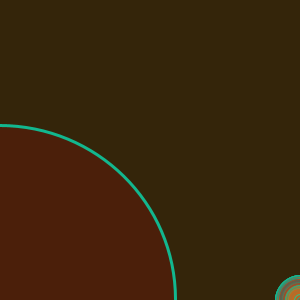
Frame 1 (no input)
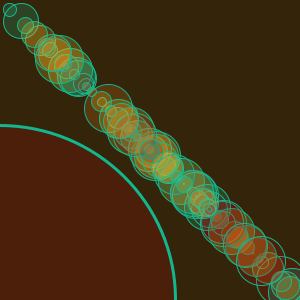
Frame 60 (the mouse pressed at the canvas centre just before this capture)
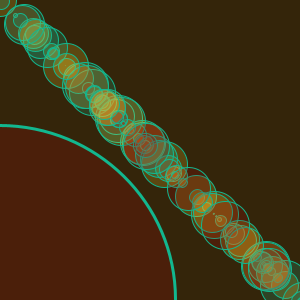
Frame 120 (the mouse held since frame 60 and released just before this capture)

The Processing sketch that drew these frames (run headless with seeded random() and noise(); from frame 60 on, the mouse is pressed at the canvas centre):

// Processing sketch: processing_39837
// ── processing_39837.pde

int num = 100;
float[] x = new float [num];
float[] y = new float [num];
float[] s = new float [num];
float[] C = new float [num];
color[] myColors = new color [4];
int[] ecol = new int [num];

void setup() {
  size(300, 300);
  //set up random colors
  myColors [0] = color(250, 210, 48, 50);
  myColors [1] = color (170, 3, 9, 50);
  myColors [2] = color (234, 132, 21, 50);
  myColors [3] = color (18, 183, 143, 50);

//seed array
  for (int i=num-1; i>=0; i--) {
    y[i] = random (width, 0);
    s[i] = random (-5, 5);
    ecol[i] = floor(random(0, 4));
    x[i] = random (-50, 50);
    C[i] = random (10);
  }
  stroke(18, 183, 143, 50);
  smooth();
}

void draw() {
  background(52, 37, 10);
  fill(170, 3, 9, 50);
  stroke(18, 183, 143);
  strokeWeight(3);
  arc(0, 300, 350, 350, TWO_PI-PI/2, TWO_PI);

  //sends ellipses across screen on the diagnol
  for (int i=0; i<num-1; i++) {

    if (height/num > 1) {
      strokeWeight(1);
      fill(myColors [ecol[i]]);
      ellipse (y[i], y[i], x[i], x[i]);
      y[i] = y[i] + s [i];
    }
    //feeds two opposite groups of ellipses so the overlap
    else {
      fill(myColors [ecol[i]]);
      ellipse (num, y[i], x[i], x[i]);
      y[i] = y[i] + s [i];
    }
    //loops ellipses 
    if (y[i] > width + abs(x[i]/2)) y[i] = abs(-x[i])/2;
    if (y[i] < -abs(x[i]/2)) y[i] = width - +abs(x[i]/2);
  }
}
